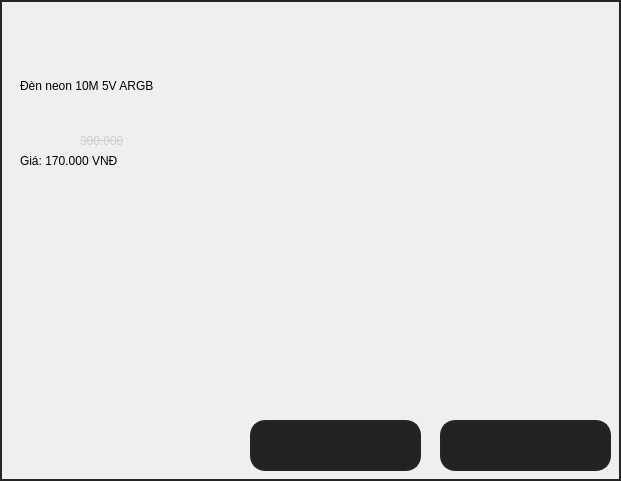
           <widget class="QWidget" name="widget_48" native="true">
            <property name="geometry">
             <rect>
              <x>570</x>
              <y>0</y>
              <width>621</width>
              <height>481</height>
             </rect>
            </property>
            <property name="styleSheet">
             <string notr="true">border: 2px solid rgb(37, 37, 37);
color: black;
font: 75 16pt &quot;MS Shell Dlg 2&quot;;</string>
            </property>
            <widget class="QLabel" name="label_74">
             <property name="geometry">
              <rect>
               <x>20</x>
               <y>30</y>
               <width>441</width>
               <height>111</height>
              </rect>
             </property>
             <property name="styleSheet">
              <string notr="true">border: 0;
background-color: 0</string>
             </property>
             <property name="text">
              <string>Đèn neon 10M 5V ARGB</string>
             </property>
            </widget>
            <widget class="QLabel" name="label_75">
             <property name="geometry">
              <rect>
               <x>20</x>
               <y>150</y>
               <width>441</width>
               <height>21</height>
              </rect>
             </property>
             <property name="styleSheet">
              <string notr="true">border: 0;
background-color: 0</string>
             </property>
             <property name="text">
              <string>Giá: 170.000 VNĐ</string>
             </property>
            </widget>
            <widget class="QLabel" name="label_76">
             <property name="geometry">
              <rect>
               <x>80</x>
               <y>130</y>
               <width>161</width>
               <height>21</height>
              </rect>
             </property>
             <property name="styleSheet">
              <string notr="true">border: 0;
background-color: 0;
text-decoration: line-through;
font: 75 12pt &quot;MS Shell Dlg 2&quot;;
color: rgb(206, 206, 206);</string>
             </property>
             <property name="text">
              <string>300.000</string>
             </property>
            </widget>
            <widget class="QPushButton" name="bt_addneon">
             <property name="geometry">
              <rect>
               <x>250</x>
               <y>420</y>
               <width>171</width>
               <height>51</height>
              </rect>
             </property>
             <property name="styleSheet">
              <string notr="true">background-color: rgb(34, 34, 34);
border-radius: 15px</string>
             </property>
             <property name="text">
              <string/>
             </property>
             <property name="icon">
              <iconset>
               <normaloff>But_img/add.png</normaloff>But_img/add.png</iconset>
             </property>
             <property name="iconSize">
              <size>
               <width>400</width>
               <height>400</height>
              </size>
             </property>
            </widget>
            <widget class="QPushButton" name="bt_buyneon">
             <property name="geometry">
              <rect>
               <x>440</x>
               <y>420</y>
               <width>171</width>
               <height>51</height>
              </rect>
             </property>
             <property name="styleSheet">
              <string notr="true">background-color: rgb(34, 34, 34);
border-radius: 15px</string>
             </property>
             <property name="text">
              <string/>
             </property>
             <property name="icon">
              <iconset>
               <normaloff>But_img/buy.png</normaloff>But_img/buy.png</iconset>
             </property>
             <property name="iconSize">
              <size>
               <width>400</width>
               <height>400</height>
              </size>
             </property>
            </widget>
           </widget>
